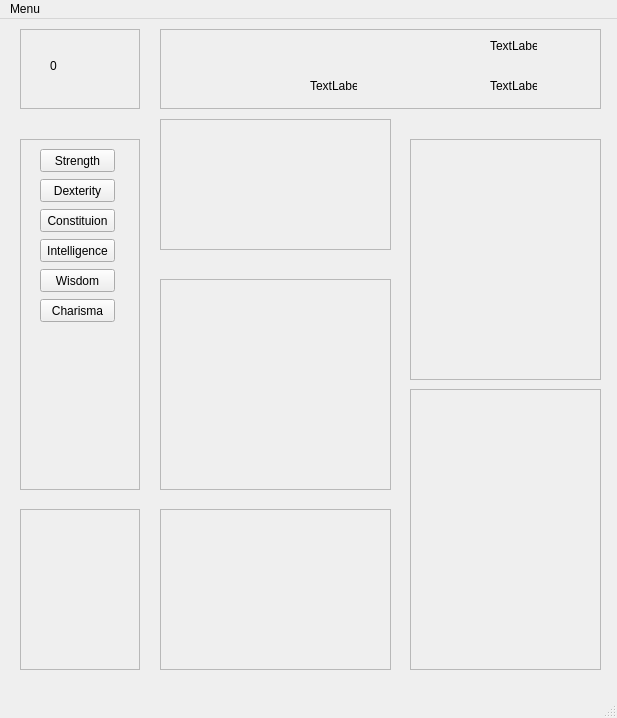
<?xml version="1.0" encoding="UTF-8"?>
<ui version="4.0">
 <class>CharacterSheet</class>
 <widget class="QMainWindow" name="CharacterSheet">
  <property name="geometry">
   <rect>
    <x>0</x>
    <y>0</y>
    <width>617</width>
    <height>718</height>
   </rect>
  </property>
  <property name="windowTitle">
   <string>MainWindow</string>
  </property>
  <widget class="QWidget" name="centralwidget">
   <widget class="QFrame" name="abilities">
    <property name="geometry">
     <rect>
      <x>20</x>
      <y>120</y>
      <width>120</width>
      <height>351</height>
     </rect>
    </property>
    <property name="frameShape">
     <enum>QFrame::StyledPanel</enum>
    </property>
    <property name="frameShadow">
     <enum>QFrame::Raised</enum>
    </property>
    <widget class="QPushButton" name="strength_button">
     <property name="geometry">
      <rect>
       <x>20</x>
       <y>10</y>
       <width>75</width>
       <height>23</height>
      </rect>
     </property>
     <property name="text">
      <string>Strength</string>
     </property>
    </widget>
    <widget class="QPushButton" name="dexterity_button">
     <property name="geometry">
      <rect>
       <x>20</x>
       <y>40</y>
       <width>75</width>
       <height>23</height>
      </rect>
     </property>
     <property name="text">
      <string>Dexterity</string>
     </property>
    </widget>
    <widget class="QPushButton" name="constituion_button">
     <property name="geometry">
      <rect>
       <x>20</x>
       <y>70</y>
       <width>75</width>
       <height>23</height>
      </rect>
     </property>
     <property name="text">
      <string>Constituion</string>
     </property>
    </widget>
    <widget class="QPushButton" name="intelligence_button">
     <property name="geometry">
      <rect>
       <x>20</x>
       <y>100</y>
       <width>75</width>
       <height>23</height>
      </rect>
     </property>
     <property name="text">
      <string>Intelligence</string>
     </property>
    </widget>
    <widget class="QPushButton" name="wisdom_button">
     <property name="geometry">
      <rect>
       <x>20</x>
       <y>130</y>
       <width>75</width>
       <height>23</height>
      </rect>
     </property>
     <property name="text">
      <string>Wisdom</string>
     </property>
    </widget>
    <widget class="QPushButton" name="charisma_button">
     <property name="geometry">
      <rect>
       <x>20</x>
       <y>160</y>
       <width>75</width>
       <height>23</height>
      </rect>
     </property>
     <property name="text">
      <string>Charisma</string>
     </property>
    </widget>
   </widget>
   <widget class="QFrame" name="basic">
    <property name="geometry">
     <rect>
      <x>160</x>
      <y>10</y>
      <width>441</width>
      <height>80</height>
     </rect>
    </property>
    <property name="frameShape">
     <enum>QFrame::StyledPanel</enum>
    </property>
    <property name="frameShadow">
     <enum>QFrame::Raised</enum>
    </property>
    <widget class="QLabel" name="cls_lbl">
     <property name="geometry">
      <rect>
       <x>10</x>
       <y>10</y>
       <width>71</width>
       <height>16</height>
      </rect>
     </property>
     <property name="text">
      <string/>
     </property>
    </widget>
    <widget class="QLabel" name="race_lbl">
     <property name="geometry">
      <rect>
       <x>10</x>
       <y>50</y>
       <width>51</width>
       <height>16</height>
      </rect>
     </property>
     <property name="text">
      <string/>
     </property>
    </widget>
    <widget class="QLabel" name="background_lbl">
     <property name="geometry">
      <rect>
       <x>150</x>
       <y>10</y>
       <width>47</width>
       <height>13</height>
      </rect>
     </property>
     <property name="text">
      <string/>
     </property>
    </widget>
    <widget class="QLabel" name="label_4">
     <property name="geometry">
      <rect>
       <x>150</x>
       <y>50</y>
       <width>47</width>
       <height>13</height>
      </rect>
     </property>
     <property name="text">
      <string>TextLabel</string>
     </property>
    </widget>
    <widget class="QLabel" name="label_5">
     <property name="geometry">
      <rect>
       <x>330</x>
       <y>10</y>
       <width>47</width>
       <height>13</height>
      </rect>
     </property>
     <property name="text">
      <string>TextLabel</string>
     </property>
    </widget>
    <widget class="QLabel" name="label_6">
     <property name="geometry">
      <rect>
       <x>330</x>
       <y>50</y>
       <width>47</width>
       <height>13</height>
      </rect>
     </property>
     <property name="text">
      <string>TextLabel</string>
     </property>
    </widget>
   </widget>
   <widget class="QFrame" name="ph">
    <property name="geometry">
     <rect>
      <x>160</x>
      <y>100</y>
      <width>231</width>
      <height>131</height>
     </rect>
    </property>
    <property name="frameShape">
     <enum>QFrame::StyledPanel</enum>
    </property>
    <property name="frameShadow">
     <enum>QFrame::Raised</enum>
    </property>
    <widget class="QLabel" name="armor_class">
     <property name="geometry">
      <rect>
       <x>20</x>
       <y>20</y>
       <width>47</width>
       <height>13</height>
      </rect>
     </property>
     <property name="text">
      <string/>
     </property>
    </widget>
    <widget class="QLabel" name="initiative">
     <property name="geometry">
      <rect>
       <x>100</x>
       <y>20</y>
       <width>47</width>
       <height>13</height>
      </rect>
     </property>
     <property name="text">
      <string/>
     </property>
    </widget>
    <widget class="QLabel" name="speed_2">
     <property name="geometry">
      <rect>
       <x>170</x>
       <y>20</y>
       <width>47</width>
       <height>13</height>
      </rect>
     </property>
     <property name="text">
      <string/>
     </property>
    </widget>
    <widget class="QLabel" name="hp">
     <property name="geometry">
      <rect>
       <x>100</x>
       <y>60</y>
       <width>47</width>
       <height>13</height>
      </rect>
     </property>
     <property name="text">
      <string/>
     </property>
     <property name="margin">
      <number>0</number>
     </property>
    </widget>
   </widget>
   <widget class="QFrame" name="weapon">
    <property name="geometry">
     <rect>
      <x>160</x>
      <y>260</y>
      <width>231</width>
      <height>211</height>
     </rect>
    </property>
    <property name="frameShape">
     <enum>QFrame::StyledPanel</enum>
    </property>
    <property name="frameShadow">
     <enum>QFrame::Raised</enum>
    </property>
   </widget>
   <widget class="QFrame" name="personality">
    <property name="geometry">
     <rect>
      <x>410</x>
      <y>120</y>
      <width>191</width>
      <height>241</height>
     </rect>
    </property>
    <property name="frameShape">
     <enum>QFrame::StyledPanel</enum>
    </property>
    <property name="frameShadow">
     <enum>QFrame::Raised</enum>
    </property>
   </widget>
   <widget class="QFrame" name="proficiencies">
    <property name="geometry">
     <rect>
      <x>20</x>
      <y>490</y>
      <width>120</width>
      <height>161</height>
     </rect>
    </property>
    <property name="frameShape">
     <enum>QFrame::StyledPanel</enum>
    </property>
    <property name="frameShadow">
     <enum>QFrame::Raised</enum>
    </property>
   </widget>
   <widget class="QFrame" name="equipment">
    <property name="geometry">
     <rect>
      <x>160</x>
      <y>490</y>
      <width>231</width>
      <height>161</height>
     </rect>
    </property>
    <property name="frameShape">
     <enum>QFrame::StyledPanel</enum>
    </property>
    <property name="frameShadow">
     <enum>QFrame::Raised</enum>
    </property>
   </widget>
   <widget class="QFrame" name="feats">
    <property name="geometry">
     <rect>
      <x>410</x>
      <y>370</y>
      <width>191</width>
      <height>281</height>
     </rect>
    </property>
    <property name="frameShape">
     <enum>QFrame::StyledPanel</enum>
    </property>
    <property name="frameShadow">
     <enum>QFrame::Raised</enum>
    </property>
   </widget>
   <widget class="QFrame" name="dice">
    <property name="geometry">
     <rect>
      <x>20</x>
      <y>10</y>
      <width>120</width>
      <height>80</height>
     </rect>
    </property>
    <property name="frameShape">
     <enum>QFrame::StyledPanel</enum>
    </property>
    <property name="frameShadow">
     <enum>QFrame::Raised</enum>
    </property>
    <widget class="QLabel" name="dice_result">
     <property name="geometry">
      <rect>
       <x>30</x>
       <y>30</y>
       <width>47</width>
       <height>13</height>
      </rect>
     </property>
     <property name="text">
      <string>0</string>
     </property>
    </widget>
   </widget>
  </widget>
  <widget class="QMenuBar" name="menubar">
   <property name="geometry">
    <rect>
     <x>0</x>
     <y>0</y>
     <width>617</width>
     <height>21</height>
    </rect>
   </property>
   <widget class="QMenu" name="menussssss">
    <property name="title">
     <string>Menu</string>
    </property>
   </widget>
   <addaction name="menussssss"/>
  </widget>
  <widget class="QStatusBar" name="statusbar"/>
 </widget>
 <resources/>
 <connections/>
</ui>
